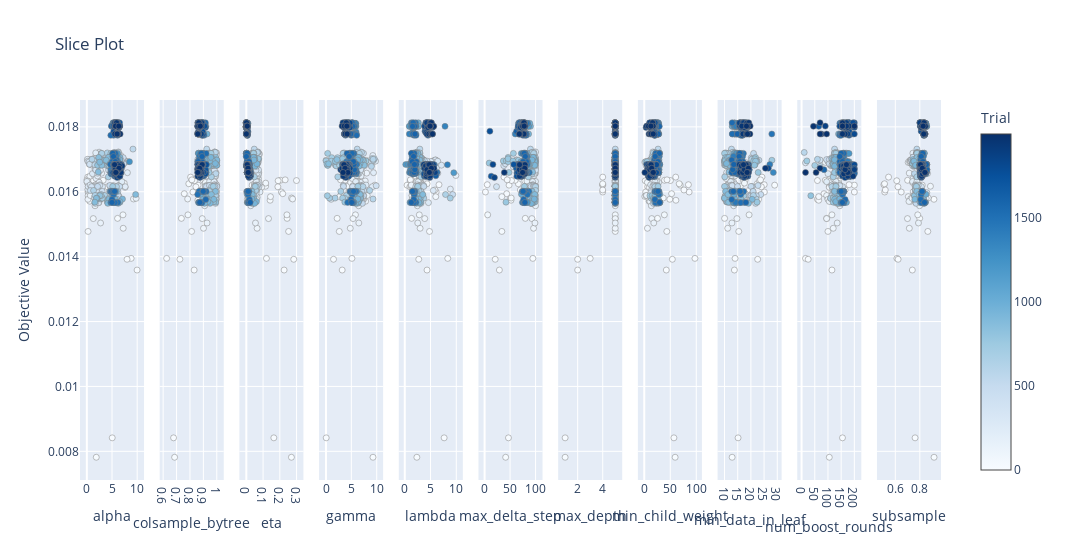

The cell this chart's notebook holds for it:
### Code cell
vis.plot_slice(study)

### Figure 1 — Plotly figure (JSON) as saved in the notebook; plotly's stock layout.template omitted (floating-point values rounded to 4 significant figures; data arrays with more than 128 entries replaced by an {"elided": "..."} marker saying what was removed)
{"data": [{"marker": {"color": {"elided": "748 int values"}, "colorbar": {"title": {"text": "Trial"}, "x": 1.0, "xpad": 40}, "colorscale": [[0.0, "rgb(247,251,255)"], [0.125, "rgb(222,235,247)"], [0.25, "rgb(198,219,239)"], [0.375, "rgb(158,202,225)"], [0.5, "rgb(107,174,214)"], [0.625, "rgb(66,146,198)"], [0.75, "rgb(33,113,181)"], [0.875, "rgb(8,81,156)"], [1.0, "rgb(8,48,107)"]], "line": {"color": "Grey", "width": 0.5}, "showscale": true}, "mode": "markers", "name": "Feasible Trial", "showlegend": false, "x": {"elided": "748 float values"}, "y": {"elided": "748 float values"}, "type": "scatter", "xaxis": "x", "yaxis": "y"}, {"marker": {"color": {"elided": "748 int values"}, "colorbar": {"title": {"text": "Trial"}, "x": 1.0, "xpad": 40}, "colorscale": [[0.0, "rgb(247,251,255)"], [0.125, "rgb(222,235,247)"], [0.25, "rgb(198,219,239)"], [0.375, "rgb(158,202,225)"], [0.5, "rgb(107,174,214)"], [0.625, "rgb(66,146,198)"], [0.75, "rgb(33,113,181)"], [0.875, "rgb(8,81,156)"], [1.0, "rgb(8,48,107)"]], "line": {"color": "Grey", "width": 0.5}, "showscale": false}, "mode": "markers", "name": "Feasible Trial", "showlegend": false, "x": {"elided": "748 float values"}, "y": {"elided": "748 float values"}, "type": "scatter", "xaxis": "x2", "yaxis": "y2"}, {"marker": {"color": {"elided": "748 int values"}, "colorbar": {"title": {"text": "Trial"}, "x": 1.0, "xpad": 40}, "colorscale": [[0.0, "rgb(247,251,255)"], [0.125, "rgb(222,235,247)"], [0.25, "rgb(198,219,239)"], [0.375, "rgb(158,202,225)"], [0.5, "rgb(107,174,214)"], [0.625, "rgb(66,146,198)"], [0.75, "rgb(33,113,181)"], [0.875, "rgb(8,81,156)"], [1.0, "rgb(8,48,107)"]], "line": {"color": "Grey", "width": 0.5}, "showscale": false}, "mode": "markers", "name": "Feasible Trial", "showlegend": false, "x": {"elided": "748 float values"}, "y": {"elided": "748 float values"}, "type": "scatter", "xaxis": "x3", "yaxis": "y3"}, {"marker": {"color": {"elided": "748 int values"}, "colorbar": {"title": {"text": "Trial"}, "x": 1.0, "xpad": 40}, "colorscale": [[0.0, "rgb(247,251,255)"], [0.125, "rgb(222,235,247)"], [0.25, "rgb(198,219,239)"], [0.375, "rgb(158,202,225)"], [0.5, "rgb(107,174,214)"], [0.625, "rgb(66,146,198)"], [0.75, "rgb(33,113,181)"], [0.875, "rgb(8,81,156)"], [1.0, "rgb(8,48,107)"]], "line": {"color": "Grey", "width": 0.5}, "showscale": false}, "mode": "markers", "name": "Feasible Trial", "showlegend": false, "x": {"elided": "748 float values"}, "y": {"elided": "748 float values"}, "type": "scatter", "xaxis": "x4", "yaxis": "y4"}, {"marker": {"color": {"elided": "748 int values"}, "colorbar": {"title": {"text": "Trial"}, "x": 1.0, "xpad": 40}, "colorscale": [[0.0, "rgb(247,251,255)"], [0.125, "rgb(222,235,247)"], [0.25, "rgb(198,219,239)"], [0.375, "rgb(158,202,225)"], [0.5, "rgb(107,174,214)"], [0.625, "rgb(66,146,198)"], [0.75, "rgb(33,113,181)"], [0.875, "rgb(8,81,156)"], [1.0, "rgb(8,48,107)"]], "line": {"color": "Grey", "width": 0.5}, "showscale": false}, "mode": "markers", "name": "Feasible Trial", "showlegend": false, "x": {"elided": "748 float values"}, "y": {"elided": "748 float values"}, "type": "scatter", "xaxis": "x5", "yaxis": "y5"}, {"marker": {"color": {"elided": "748 int values"}, "colorbar": {"title": {"text": "Trial"}, "x": 1.0, "xpad": 40}, "colorscale": [[0.0, "rgb(247,251,255)"], [0.125, "rgb(222,235,247)"], [0.25, "rgb(198,219,239)"], [0.375, "rgb(158,202,225)"], [0.5, "rgb(107,174,214)"], [0.625, "rgb(66,146,198)"], [0.75, "rgb(33,113,181)"], [0.875, "rgb(8,81,156)"], [1.0, "rgb(8,48,107)"]], "line": {"color": "Grey", "width": 0.5}, "showscale": false}, "mode": "markers", "name": "Feasible Trial", "showlegend": false, "x": {"elided": "748 float values"}, "y": {"elided": "748 float values"}, "type": "scatter", "xaxis": "x6", "yaxis": "y6"}, {"marker": {"color": {"elided": "748 int values"}, "colorbar": {"title": {"text": "Trial"}, "x": 1.0, "xpad": 40}, "colorscale": [[0.0, "rgb(247,251,255)"], [0.125, "rgb(222,235,247)"], [0.25, "rgb(198,219,239)"], [0.375, "rgb(158,202,225)"], [0.5, "rgb(107,174,214)"], [0.625, "rgb(66,146,198)"], [0.75, "rgb(33,113,181)"], [0.875, "rgb(8,81,156)"], [1.0, "rgb(8,48,107)"]], "line": {"color": "Grey", "width": 0.5}, "showscale": false}, "mode": "markers", "name": "Feasible Trial", "showlegend": false, "x": {"elided": "748 int values"}, "y": {"elided": "748 float values"}, "type": "scatter", "xaxis": "x7", "yaxis": "y7"}, {"marker": {"color": {"elided": "748 int values"}, "colorbar": {"title": {"text": "Trial"}, "x": 1.0, "xpad": 40}, "colorscale": [[0.0, "rgb(247,251,255)"], [0.125, "rgb(222,235,247)"], [0.25, "rgb(198,219,239)"], [0.375, "rgb(158,202,225)"], [0.5, "rgb(107,174,214)"], [0.625, "rgb(66,146,198)"], [0.75, "rgb(33,113,181)"], [0.875, "rgb(8,81,156)"], [1.0, "rgb(8,48,107)"]], "line": {"color": "Grey", "width": 0.5}, "showscale": false}, "mode": "markers", "name": "Feasible Trial", "showlegend": false, "x": {"elided": "748 float values"}, "y": {"elided": "748 float values"}, "type": "scatter", "xaxis": "x8", "yaxis": "y8"}, {"marker": {"color": {"elided": "748 int values"}, "colorbar": {"title": {"text": "Trial"}, "x": 1.0, "xpad": 40}, "colorscale": [[0.0, "rgb(247,251,255)"], [0.125, "rgb(222,235,247)"], [0.25, "rgb(198,219,239)"], [0.375, "rgb(158,202,225)"], [0.5, "rgb(107,174,214)"], [0.625, "rgb(66,146,198)"], [0.75, "rgb(33,113,181)"], [0.875, "rgb(8,81,156)"], [1.0, "rgb(8,48,107)"]], "line": {"color": "Grey", "width": 0.5}, "showscale": false}, "mode": "markers", "name": "Feasible Trial", "showlegend": false, "x": {"elided": "748 float values"}, "y": {"elided": "748 float values"}, "type": "scatter", "xaxis": "x9", "yaxis": "y9"}, {"marker": {"color": {"elided": "748 int values"}, "colorbar": {"title": {"text": "Trial"}, "x": 1.0, "xpad": 40}, "colorscale": [[0.0, "rgb(247,251,255)"], [0.125, "rgb(222,235,247)"], [0.25, "rgb(198,219,239)"], [0.375, "rgb(158,202,225)"], [0.5, "rgb(107,174,214)"], [0.625, "rgb(66,146,198)"], [0.75, "rgb(33,113,181)"], [0.875, "rgb(8,81,156)"], [1.0, "rgb(8,48,107)"]], "line": {"color": "Grey", "width": 0.5}, "showscale": false}, "mode": "markers", "name": "Feasible Trial", "showlegend": false, "x": {"elided": "748 int values"}, "y": {"elided": "748 float values"}, "type": "scatter", "xaxis": "x10", "yaxis": "y10"}, {"marker": {"color": {"elided": "748 int values"}, "colorbar": {"title": {"text": "Trial"}, "x": 1.0, "xpad": 40}, "colorscale": [[0.0, "rgb(247,251,255)"], [0.125, "rgb(222,235,247)"], [0.25, "rgb(198,219,239)"], [0.375, "rgb(158,202,225)"], [0.5, "rgb(107,174,214)"], [0.625, "rgb(66,146,198)"], [0.75, "rgb(33,113,181)"], [0.875, "rgb(8,81,156)"], [1.0, "rgb(8,48,107)"]], "line": {"color": "Grey", "width": 0.5}, "showscale": false}, "mode": "markers", "name": "Feasible Trial", "showlegend": false, "x": {"elided": "748 float values"}, "y": {"elided": "748 float values"}, "type": "scatter", "xaxis": "x11", "yaxis": "y11"}], "layout": {"xaxis": {"anchor": "y", "domain": [0.0, 0.07438], "title": {"text": "alpha"}}, "yaxis": {"anchor": "x", "domain": [0.0, 1.0], "title": {"text": "Objective Value"}}, "xaxis2": {"anchor": "y2", "domain": [0.09256, 0.1669], "title": {"text": "colsample_bytree"}}, "yaxis2": {"anchor": "x2", "domain": [0.0, 1.0], "matches": "y", "showticklabels": false}, "xaxis3": {"anchor": "y3", "domain": [0.1851, 0.2595], "title": {"text": "eta"}}, "yaxis3": {"anchor": "x3", "domain": [0.0, 1.0], "matches": "y", "showticklabels": false}, "xaxis4": {"anchor": "y4", "domain": [0.2777, 0.3521], "title": {"text": "gamma"}}, "yaxis4": {"anchor": "x4", "domain": [0.0, 1.0], "matches": "y", "showticklabels": false}, "xaxis5": {"anchor": "y5", "domain": [0.3702, 0.4446], "title": {"text": "lambda"}}, "yaxis5": {"anchor": "x5", "domain": [0.0, 1.0], "matches": "y", "showticklabels": false}, "xaxis6": {"anchor": "y6", "domain": [0.4628, 0.5372], "title": {"text": "max_delta_step"}}, "yaxis6": {"anchor": "x6", "domain": [0.0, 1.0], "matches": "y", "showticklabels": false}, "xaxis7": {"anchor": "y7", "domain": [0.5554, 0.6298], "title": {"text": "max_depth"}}, "yaxis7": {"anchor": "x7", "domain": [0.0, 1.0], "matches": "y", "showticklabels": false}, "xaxis8": {"anchor": "y8", "domain": [0.6479, 0.7223], "title": {"text": "min_child_weight"}}, "yaxis8": {"anchor": "x8", "domain": [0.0, 1.0], "matches": "y", "showticklabels": false}, "xaxis9": {"anchor": "y9", "domain": [0.7405, 0.8149], "title": {"text": "min_data_in_leaf"}}, "yaxis9": {"anchor": "x9", "domain": [0.0, 1.0], "matches": "y", "showticklabels": false}, "xaxis10": {"anchor": "y10", "domain": [0.8331, 0.9074], "title": {"text": "num_boost_rounds"}}, "yaxis10": {"anchor": "x10", "domain": [0.0, 1.0], "matches": "y", "showticklabels": false}, "xaxis11": {"anchor": "y11", "domain": [0.9256, 1.0], "title": {"text": "subsample"}}, "yaxis11": {"anchor": "x11", "domain": [0.0, 1.0], "matches": "y", "showticklabels": false}, "title": {"text": "Slice Plot"}, "width": 3300}}
